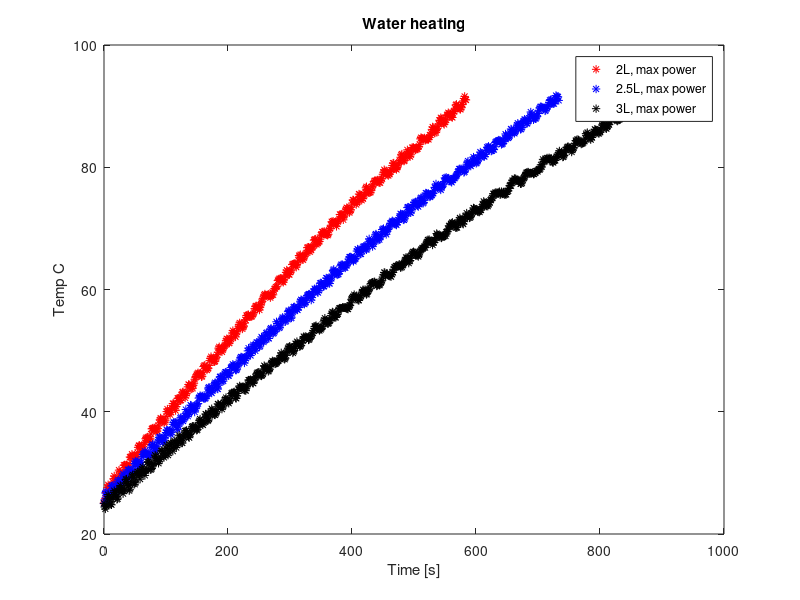

This figure's MATLAB source:
clear all
close all

a = 1.675091827e-3;
b = 1.857536553e-4;
c = 5.373169834e-7;

fid = fopen('heating_2L.txt');
data1 = fscanf(fid, '%f');
fclose(fid);

fid = fopen('heating_2-5L.txt');
data2 = fscanf(fid, '%f');
fclose(fid);

fid = fopen('heating_3L.txt');
data3 = fscanf(fid, '%f');
fclose(fid);

%--------------------
time1 = data1(1:3:length(data1))/1000;
analog11 = data1(2:3:length(data1));
analog21 = data1(3:3:length(data1));

Rw1 = (2250600./analog11) - 2200;
Rwlog1 = log(Rw1);
Rr1 = (2250600./analog21) - 2200;
Rrlog1 = log(Rr1);

Tw1 = (1./(a + b.*Rwlog1 + c.*(Rwlog1.^3)))-273.15;
Tr1 = (1./(a + b.*Rrlog1 + c.*(Rrlog1.^3)))-273.15;
%----------------------------------------------------
time2 = data2(1:3:length(data2))/1000;
analog12 = data2(2:3:length(data2));
analog22 = data2(3:3:length(data2));

Rw2 = (2250600./analog12) - 2200;
Rwlog2 = log(Rw2);
Rr2 = (2250600./analog22) - 2200;
Rrlog2 = log(Rr2);

Tw2 = (1./(a + b.*Rwlog2 + c.*(Rwlog2.^3)))-273.15;
Tr2 = (1./(a + b.*Rrlog2 + c.*(Rrlog2.^3)))-273.15;
%---------------------------------------------------
time3 = data3(1:3:length(data3))/1000;
analog13 = data3(2:3:length(data3));
analog23 = data3(3:3:length(data3));

Rw3 = (2250600./analog13) - 2200;
Rwlog3 = log(Rw3);
Rr3 = (2250600./analog23) - 2200;
Rrlog3 = log(Rr3);

Tw3 = (1./(a + b.*Rwlog3 + c.*(Rwlog3.^3)))-273.15;
Tr3 = (1./(a + b.*Rrlog3 + c.*(Rrlog3.^3)))-273.15;
%---------------------------------------------------
limit = 25;

[~, pos1] = min(abs(limit-Tw1));
[~, pos2] = min(abs(limit-Tw2));
[~, pos3] = min(abs(limit-Tw3));

figure%, subplot(1,2,1);
plot(time1(pos1:end)-time1(pos1), Tw1(pos1:end), '*r');
xlabel('Time [s]')
ylabel('Temp C')
title('Water heating')

hold on
plot(time2(pos2:end)-time2(pos2), Tw2(pos2:end), '*b');
plot(time3(pos3:end)-time3(pos3), Tw3(pos3:end), '*k');

legend('2L, max power', '2.5L, max power', '3L, max power')
